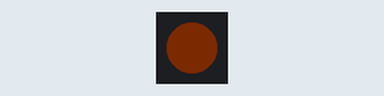
The sketch below on a simulated Arduino Uno, built with avr-gcc and run on an emulated ATmega328P. Shown: 1 RGB LEDs in strip order, left to right. Dim RGB values are drawn brighter than linear.

Above: at 0.6 s.
At 1.9 s:
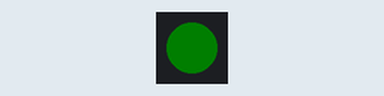
At 3.3 s:
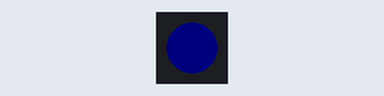
At 4.21 s:
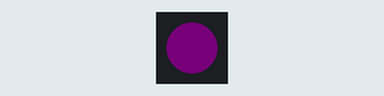
Timing chart, 0 to 6.0 s (numbered marks = the images above):
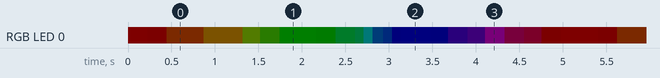

Measured:
- by itself, RGB LED 0: off → RGB(4, 0, 0) at 0.00 s, → RGB(3, 0, 0) 0.22 s later, → RGB(3, 1, 0) 0.22 s later, → RGB(3, 2, 0) 0.42 s later, … (171 changes in this stretch)
- by itself, everything shown: repeats every 5.2 s, in 22 steps

The sketch:

FastRainbo1.ino
```cpp
#include "FastLED.h"

// How many leds in your strip?
#define NUM_LEDS 1
#define BRIGHTNESS 64

// For led chips like Neopixels, which have a data line, ground, and power, you just
// need to define DATA_PIN.  For led chipsets that are SPI based (four wires - data, clock,
// ground, and power), like the LPD8806 define both DATA_PIN and CLOCK_PIN
#define DATA_PIN 5
// #define CLOCK_PIN 13

// Define the array of leds
CRGB leds[NUM_LEDS];


void setup()
{
  // Uncomment/edit one of the following lines for your leds arrangement.

  // FastLED.addLeds<WS2811, DATA_PIN, RGB>(leds, NUM_LEDS);
  // FastLED.addLeds<WS2812, DATA_PIN, RGB>(leds, NUM_LEDS);
  FastLED.addLeds<WS2812B, DATA_PIN, GRB>(leds, NUM_LEDS);

  //FastLED.addLeds<NEOPIXEL, DATA_PIN>(leds, NUM_LEDS);
  // FastLED.addLeds<APA104, DATA_PIN, RGB>(leds, NUM_LEDS);B>(leds, NUM_LEDS);
  FastLED.setBrightness( BRIGHTNESS );
}

void loop()
{
  //    // do rainbow w/ one lite
  static uint8_t starthue = 0;
  //  fill_rainbow(on strip v. color temper)
  leds[0] = CHSV(starthue++, 255, BRIGHTNESS);
    // blink bulbs
  //  // Turn the LED on, then pause
  //  leds[0] = CRGB::Red;
  //  //  leds[1] = CRGB::White;
  //  //  leds[2] = CRGB::Blue;
  //  FastLED.show();
  //  delay(500);
  //  // Now turn the LED off, then pause
  //  leds[0] = CRGB::Black;
  //  //   leds[1] = CRGB::Black;
  //  //    leds[2] = CRGB::Black;
  FastLED.show();
  delay(20);
}
```
